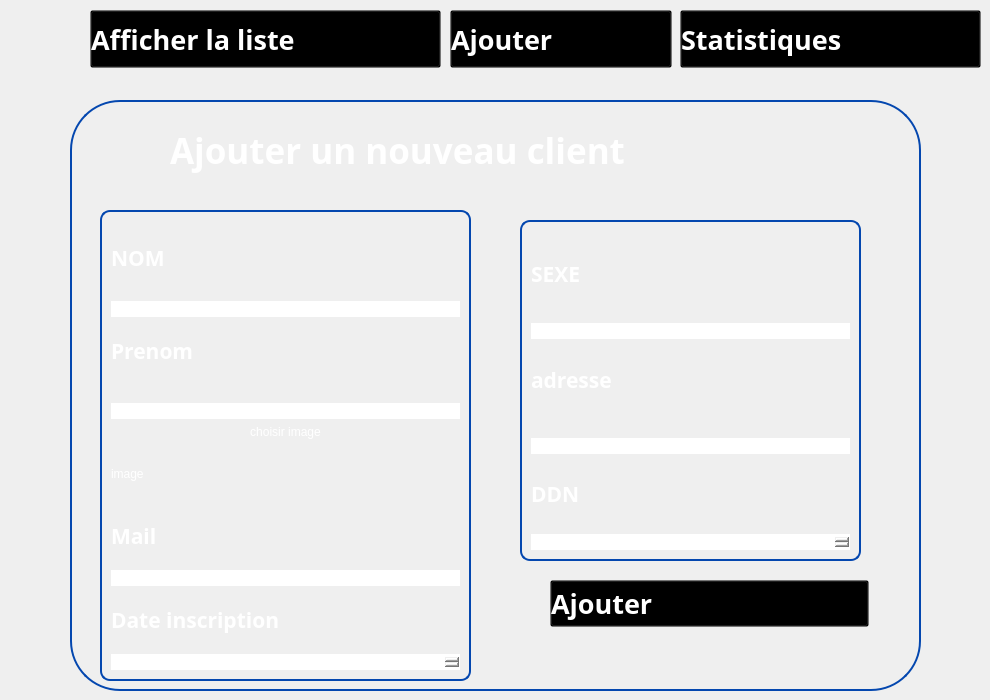
   <widget class="QWidget" name="ajoutclient">
    <widget class="QGroupBox" name="groupBox_43">
     <property name="geometry">
      <rect>
       <x>70</x>
       <y>100</y>
       <width>851</width>
       <height>591</height>
      </rect>
     </property>
     <property name="styleSheet">
      <string notr="true">QGroupBox {
	border-radius:50px;
    border: 2px solid #0447AF; /* Red border */
}
</string>
     </property>
     <property name="title">
      <string/>
     </property>
     <widget class="QLabel" name="label_136">
      <property name="geometry">
       <rect>
        <x>190</x>
        <y>30</y>
        <width>51</width>
        <height>51</height>
       </rect>
      </property>
      <property name="text">
       <string/>
      </property>
      <property name="pixmap">
       <pixmap>../../Downloads/wetransfer_gestion-de-formations_2024-02-16_1550/icons/client.png</pixmap>
      </property>
      <property name="scaledContents">
       <bool>true</bool>
      </property>
     </widget>
     <widget class="QLabel" name="label_137">
      <property name="geometry">
       <rect>
        <x>100</x>
        <y>20</y>
        <width>711</width>
        <height>61</height>
       </rect>
      </property>
      <property name="font">
       <font>
        <family>Plus Jakarta Sans</family>
        <pointsize>26</pointsize>
        <weight>75</weight>
        <bold>true</bold>
       </font>
      </property>
      <property name="styleSheet">
       <string notr="true">color:white;
    background: transparent;
</string>
      </property>
      <property name="text">
       <string>Ajouter un nouveau client</string>
      </property>
     </widget>
     <widget class="QLabel" name="label_139">
      <property name="geometry">
       <rect>
        <x>10</x>
        <y>20</y>
        <width>81</width>
        <height>81</height>
       </rect>
      </property>
      <property name="text">
       <string/>
      </property>
      <property name="pixmap">
       <pixmap>../../Bureau/imageprojetcpp/gestion-de-projet.png</pixmap>
      </property>
      <property name="scaledContents">
       <bool>true</bool>
      </property>
     </widget>
     <widget class="QGroupBox" name="verticalGroupBox_11">
      <property name="geometry">
       <rect>
        <x>30</x>
        <y>110</y>
        <width>371</width>
        <height>471</height>
       </rect>
      </property>
      <property name="styleSheet">
       <string notr="true">	border-radius:10px;
color:white;</string>
      </property>
      <layout class="QVBoxLayout" name="verticalLayout_11">
       <item>
        <widget class="Line" name="line_69">
         <property name="orientation">
          <enum>Qt::Horizontal</enum>
         </property>
        </widget>
       </item>
       <item>
        <widget class="QLabel" name="label_140">
         <property name="font">
          <font>
           <family>Gill Sans MT</family>
           <pointsize>16</pointsize>
           <weight>75</weight>
           <bold>true</bold>
          </font>
         </property>
         <property name="styleSheet">
          <string notr="true">color:white;</string>
         </property>
         <property name="text">
          <string>NOM</string>
         </property>
        </widget>
       </item>
       <item>
        <widget class="Line" name="line_70">
         <property name="orientation">
          <enum>Qt::Horizontal</enum>
         </property>
        </widget>
       </item>
       <item>
        <widget class="QLineEdit" name="lineEdit_nom">
         <property name="styleSheet">
          <string notr="true">color:rgb(0,73,174);
background:white;</string>
         </property>
        </widget>
       </item>
       <item>
        <widget class="QLabel" name="label_141">
         <property name="font">
          <font>
           <family>Gill Sans MT</family>
           <pointsize>16</pointsize>
           <weight>75</weight>
           <bold>true</bold>
          </font>
         </property>
         <property name="styleSheet">
          <string notr="true">color:white;</string>
         </property>
         <property name="text">
          <string>Prenom</string>
         </property>
        </widget>
       </item>
       <item>
        <widget class="Line" name="line_71">
         <property name="orientation">
          <enum>Qt::Horizontal</enum>
         </property>
        </widget>
       </item>
       <item>
        <widget class="Line" name="line_72">
         <property name="orientation">
          <enum>Qt::Horizontal</enum>
         </property>
        </widget>
       </item>
       <item>
        <widget class="QLineEdit" name="lineEdit_prenom">
         <property name="styleSheet">
          <string notr="true">color:rgb(0,73,174);
background:white;</string>
         </property>
        </widget>
       </item>
       <item>
        <widget class="QPushButton" name="pushButton_selectImage">
         <property name="text">
          <string>choisir image</string>
         </property>
        </widget>
       </item>
       <item>
        <widget class="QLabel" name="label_imagePreview">
         <property name="text">
          <string>image</string>
         </property>
        </widget>
       </item>
       <item>
        <widget class="QLabel" name="label_182">
         <property name="font">
          <font>
           <family>Gill Sans MT</family>
           <pointsize>16</pointsize>
           <weight>75</weight>
           <bold>true</bold>
          </font>
         </property>
         <property name="styleSheet">
          <string notr="true">color:white;</string>
         </property>
         <property name="text">
          <string>Mail</string>
         </property>
        </widget>
       </item>
       <item>
        <widget class="QLineEdit" name="lineEdit_email">
         <property name="styleSheet">
          <string notr="true">color:rgb(0,73,174);
background:white;</string>
         </property>
        </widget>
       </item>
       <item>
        <widget class="QLabel" name="label_143">
         <property name="font">
          <font>
           <family>Gill Sans MT</family>
           <pointsize>16</pointsize>
           <weight>75</weight>
           <bold>true</bold>
          </font>
         </property>
         <property name="styleSheet">
          <string notr="true">color:white;</string>
         </property>
         <property name="text">
          <string>Date inscription</string>
         </property>
        </widget>
       </item>
       <item>
        <widget class="QDateEdit" name="dateEdit_inscrit"/>
       </item>
      </layout>
     </widget>
     <widget class="QGroupBox" name="verticalGroupBox_13">
      <property name="geometry">
       <rect>
        <x>450</x>
        <y>120</y>
        <width>341</width>
        <height>341</height>
       </rect>
      </property>
      <property name="styleSheet">
       <string notr="true">	border-radius:10px;
color:white;</string>
      </property>
      <layout class="QVBoxLayout" name="verticalLayout_13">
       <item>
        <widget class="Line" name="line_80">
         <property name="orientation">
          <enum>Qt::Horizontal</enum>
         </property>
        </widget>
       </item>
       <item>
        <widget class="QLabel" name="label_163">
         <property name="font">
          <font>
           <family>Gill Sans MT</family>
           <pointsize>16</pointsize>
           <weight>75</weight>
           <bold>true</bold>
          </font>
         </property>
         <property name="styleSheet">
          <string notr="true">color:white;</string>
         </property>
         <property name="text">
          <string>SEXE</string>
         </property>
        </widget>
       </item>
       <item>
        <widget class="Line" name="line_81">
         <property name="orientation">
          <enum>Qt::Horizontal</enum>
         </property>
        </widget>
       </item>
       <item>
        <widget class="QLineEdit" name="lineEdit_sexe">
         <property name="styleSheet">
          <string notr="true">color:rgb(0,73,174);
background:white;</string>
         </property>
        </widget>
       </item>
       <item>
        <widget class="QLabel" name="label_164">
         <property name="font">
          <font>
           <family>Gill Sans MT</family>
           <pointsize>16</pointsize>
           <weight>75</weight>
           <bold>true</bold>
          </font>
         </property>
         <property name="styleSheet">
          <string notr="true">color:white;</string>
         </property>
         <property name="text">
          <string>adresse</string>
         </property>
        </widget>
       </item>
       <item>
        <widget class="Line" name="line_82">
         <property name="orientation">
          <enum>Qt::Horizontal</enum>
         </property>
        </widget>
       </item>
       <item>
        <widget class="Line" name="line_92">
         <property name="orientation">
          <enum>Qt::Horizontal</enum>
         </property>
        </widget>
       </item>
       <item>
        <widget class="QLineEdit" name="lineEdit_adresse">
         <property name="styleSheet">
          <string notr="true">color:rgb(0,73,174);
background:white;</string>
         </property>
        </widget>
       </item>
       <item>
        <widget class="QLabel" name="label_166">
         <property name="font">
          <font>
           <family>Gill Sans MT</family>
           <pointsize>16</pointsize>
           <weight>75</weight>
           <bold>true</bold>
          </font>
         </property>
         <property name="styleSheet">
          <string notr="true">color:white;</string>
         </property>
         <property name="text">
          <string>DDN</string>
         </property>
        </widget>
       </item>
       <item>
        <widget class="QDateEdit" name="dateEdit_DDN"/>
       </item>
      </layout>
     </widget>
     <widget class="QPushButton" name="pushButton_ajouter">
      <property name="geometry">
       <rect>
        <x>480</x>
        <y>480</y>
        <width>319</width>
        <height>47</height>
       </rect>
      </property>
      <property name="font">
       <font>
        <family>Gill Sans MT</family>
        <pointsize>20</pointsize>
        <weight>75</weight>
        <bold>true</bold>
       </font>
      </property>
      <property name="styleSheet">
       <string notr="true">QPushButton:hover {
    color: blue;
    background: transparent;
}

QPushButton {
    text-align: left;
    background: transparent;
    color: rgb(255,255,255);
}
</string>
      </property>
      <property name="text">
       <string>Ajouter </string>
      </property>
      <property name="icon">
       <iconset>
        <normaloff>../../Bureau/imageprojetcpp/image (3).png</normaloff>../../Bureau/imageprojetcpp/image (3).png</iconset>
      </property>
      <property name="iconSize">
       <size>
        <width>50</width>
        <height>46</height>
       </size>
      </property>
     </widget>
    </widget>
    <widget class="QPushButton" name="pushButton_164">
     <property name="geometry">
      <rect>
       <x>680</x>
       <y>10</y>
       <width>301</width>
       <height>58</height>
      </rect>
     </property>
     <property name="font">
      <font>
       <family>Gill Sans MT</family>
       <pointsize>20</pointsize>
       <weight>75</weight>
       <bold>true</bold>
      </font>
     </property>
     <property name="styleSheet">
      <string notr="true">QPushButton:hover {
    color: blue;
    background: transparent;
}

QPushButton {
    text-align: left;
    background: transparent;
    color: rgb(255,255,255);
}

</string>
     </property>
     <property name="text">
      <string>Statistiques</string>
     </property>
     <property name="icon">
      <iconset>
       <normaloff>../../Bureau/imageprojetcpp/image (2).png</normaloff>../../Bureau/imageprojetcpp/image (2).png</iconset>
     </property>
     <property name="iconSize">
      <size>
       <width>50</width>
       <height>46</height>
      </size>
     </property>
    </widget>
    <widget class="QPushButton" name="pushButton_163">
     <property name="geometry">
      <rect>
       <x>90</x>
       <y>10</y>
       <width>351</width>
       <height>58</height>
      </rect>
     </property>
     <property name="font">
      <font>
       <family>Gill Sans MT</family>
       <pointsize>20</pointsize>
       <weight>75</weight>
       <bold>true</bold>
      </font>
     </property>
     <property name="styleSheet">
      <string notr="true">QPushButton:hover {
    color: blue;
    background: transparent;
}

QPushButton {
    text-align: left;
    background: transparent;
    color: rgb(255,255,255);
}
</string>
     </property>
     <property name="text">
      <string>Afficher la liste</string>
     </property>
     <property name="icon">
      <iconset>
       <normaloff>../../Bureau/imageprojetcpp/liste-de-controle.png</normaloff>../../Bureau/imageprojetcpp/liste-de-controle.png</iconset>
     </property>
     <property name="iconSize">
      <size>
       <width>50</width>
       <height>46</height>
      </size>
     </property>
    </widget>
    <widget class="QPushButton" name="pushButton_162">
     <property name="geometry">
      <rect>
       <x>450</x>
       <y>10</y>
       <width>222</width>
       <height>58</height>
      </rect>
     </property>
     <property name="font">
      <font>
       <family>Gill Sans MT</family>
       <pointsize>20</pointsize>
       <weight>75</weight>
       <bold>true</bold>
      </font>
     </property>
     <property name="styleSheet">
      <string notr="true">QPushButton:hover {
    color: blue;
    background: transparent;
}

QPushButton {
    text-align: left;
    background: transparent;
    color: rgb(255,255,255);
}
</string>
     </property>
     <property name="text">
      <string>Ajouter </string>
     </property>
     <property name="icon">
      <iconset>
       <normaloff>../../Bureau/imageprojetcpp/image (3).png</normaloff>../../Bureau/imageprojetcpp/image (3).png</iconset>
     </property>
     <property name="iconSize">
      <size>
       <width>50</width>
       <height>46</height>
      </size>
     </property>
    </widget>
   </widget>
